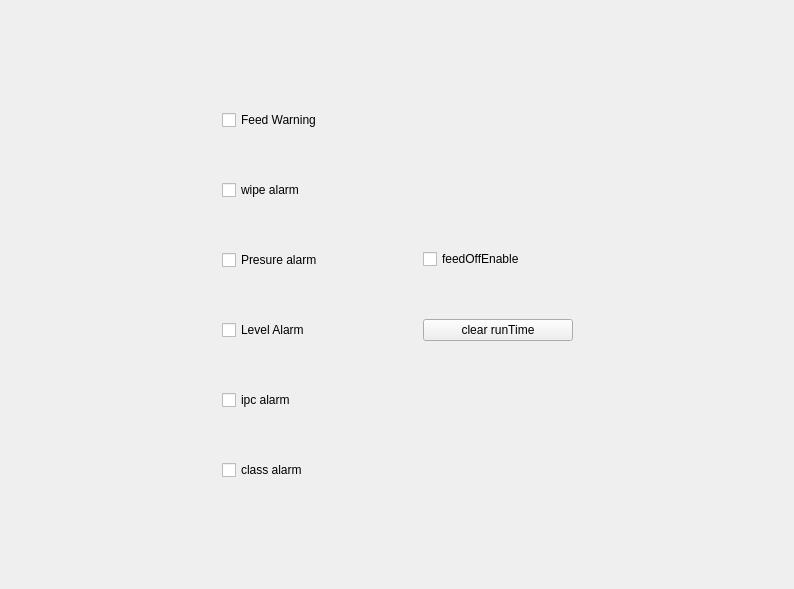
<?xml version="1.0" encoding="UTF-8"?>
<ui version="4.0">
 <class>AlarmSetWidget</class>
 <widget class="QWidget" name="AlarmSetWidget">
  <property name="geometry">
   <rect>
    <x>0</x>
    <y>0</y>
    <width>794</width>
    <height>589</height>
   </rect>
  </property>
  <property name="windowTitle">
   <string notr="true">Form</string>
  </property>
  <layout class="QVBoxLayout" name="verticalLayout_3">
   <item>
    <spacer name="verticalSpacer_3">
     <property name="orientation">
      <enum>Qt::Vertical</enum>
     </property>
     <property name="sizeHint" stdset="0">
      <size>
       <width>20</width>
       <height>134</height>
      </size>
     </property>
    </spacer>
   </item>
   <item>
    <layout class="QHBoxLayout" name="horizontalLayout_2">
     <item>
      <spacer name="horizontalSpacer">
       <property name="orientation">
        <enum>Qt::Horizontal</enum>
       </property>
       <property name="sizeHint" stdset="0">
        <size>
         <width>40</width>
         <height>20</height>
        </size>
       </property>
      </spacer>
     </item>
     <item>
      <layout class="QHBoxLayout" name="horizontalLayout">
       <property name="spacing">
        <number>100</number>
       </property>
       <item>
        <layout class="QVBoxLayout" name="verticalLayout">
         <property name="spacing">
          <number>50</number>
         </property>
         <item>
          <widget class="QCheckBox" name="alarmFeedEnable">
           <property name="text">
            <string notr="true">Feed Warning</string>
           </property>
          </widget>
         </item>
         <item>
          <widget class="QCheckBox" name="alarmWipeEnable">
           <property name="text">
            <string notr="true">wipe alarm</string>
           </property>
          </widget>
         </item>
         <item>
          <widget class="QCheckBox" name="alarmPressureEnable">
           <property name="text">
            <string notr="true">Presure alarm</string>
           </property>
          </widget>
         </item>
         <item>
          <widget class="QCheckBox" name="alarmFeederLevelEnable">
           <property name="text">
            <string notr="true">Level Alarm</string>
           </property>
          </widget>
         </item>
         <item>
          <widget class="QCheckBox" name="alarmIpcEnable">
           <property name="text">
            <string notr="true">ipc alarm</string>
           </property>
          </widget>
         </item>
         <item>
          <widget class="QCheckBox" name="alarmClassEnable">
           <property name="text">
            <string notr="true">class alarm</string>
           </property>
          </widget>
         </item>
        </layout>
       </item>
       <item>
        <layout class="QVBoxLayout" name="verticalLayout_2">
         <property name="spacing">
          <number>50</number>
         </property>
         <item>
          <spacer name="verticalSpacer">
           <property name="orientation">
            <enum>Qt::Vertical</enum>
           </property>
           <property name="sizeHint" stdset="0">
            <size>
             <width>20</width>
             <height>40</height>
            </size>
           </property>
          </spacer>
         </item>
         <item>
          <widget class="QCheckBox" name="feedOffEnable">
           <property name="text">
            <string notr="true">feedOffEnable</string>
           </property>
          </widget>
         </item>
         <item>
          <widget class="QPushButton" name="clearRunTime">
           <property name="minimumSize">
            <size>
             <width>150</width>
             <height>0</height>
            </size>
           </property>
           <property name="text">
            <string>clear runTime</string>
           </property>
          </widget>
         </item>
         <item>
          <spacer name="verticalSpacer_2">
           <property name="orientation">
            <enum>Qt::Vertical</enum>
           </property>
           <property name="sizeHint" stdset="0">
            <size>
             <width>20</width>
             <height>40</height>
            </size>
           </property>
          </spacer>
         </item>
        </layout>
       </item>
      </layout>
     </item>
     <item>
      <spacer name="horizontalSpacer_2">
       <property name="orientation">
        <enum>Qt::Horizontal</enum>
       </property>
       <property name="sizeHint" stdset="0">
        <size>
         <width>40</width>
         <height>20</height>
        </size>
       </property>
      </spacer>
     </item>
    </layout>
   </item>
   <item>
    <spacer name="verticalSpacer_4">
     <property name="orientation">
      <enum>Qt::Vertical</enum>
     </property>
     <property name="sizeHint" stdset="0">
      <size>
       <width>20</width>
       <height>133</height>
      </size>
     </property>
    </spacer>
   </item>
  </layout>
 </widget>
 <resources/>
 <connections/>
</ui>
